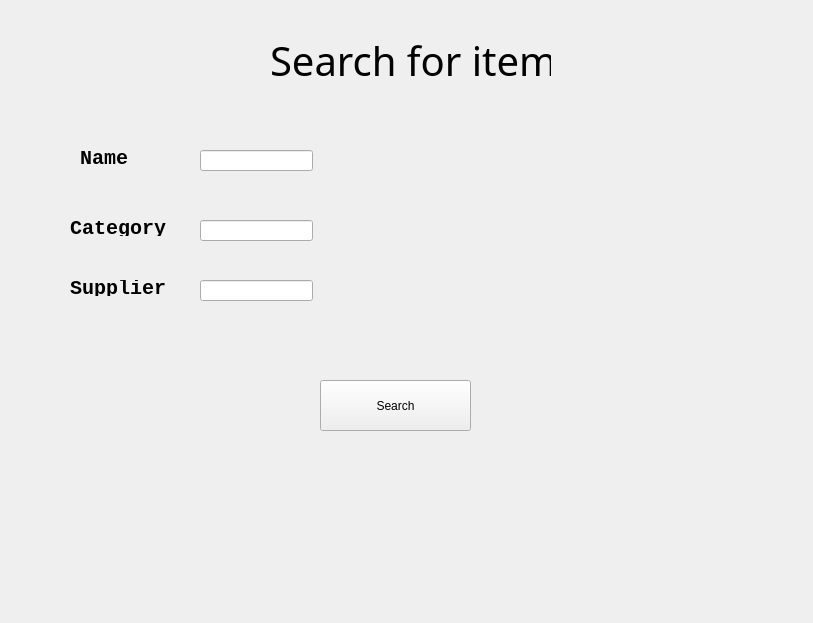
<?xml version="1.0" encoding="UTF-8"?>
<ui version="4.0">
 <class>search</class>
 <widget class="QWidget" name="search">
  <property name="geometry">
   <rect>
    <x>0</x>
    <y>0</y>
    <width>813</width>
    <height>623</height>
   </rect>
  </property>
  <property name="windowTitle">
   <string>Form</string>
  </property>
  <widget class="QLineEdit" name="lineEdit_supplier">
   <property name="geometry">
    <rect>
     <x>200</x>
     <y>280</y>
     <width>113</width>
     <height>21</height>
    </rect>
   </property>
   <property name="echoMode">
    <enum>QLineEdit::EchoMode::Normal</enum>
   </property>
  </widget>
  <widget class="QLabel" name="additempage">
   <property name="geometry">
    <rect>
     <x>270</x>
     <y>30</y>
     <width>281</width>
     <height>61</height>
    </rect>
   </property>
   <property name="font">
    <font>
     <family>Futura</family>
     <pointsize>30</pointsize>
     <italic>false</italic>
    </font>
   </property>
   <property name="text">
    <string>Search for item</string>
   </property>
  </widget>
  <widget class="QPushButton" name="additemButton">
   <property name="geometry">
    <rect>
     <x>320</x>
     <y>380</y>
     <width>151</width>
     <height>51</height>
    </rect>
   </property>
   <property name="text">
    <string>Search</string>
   </property>
  </widget>
  <widget class="QLineEdit" name="lineEdit_category">
   <property name="geometry">
    <rect>
     <x>200</x>
     <y>220</y>
     <width>113</width>
     <height>21</height>
    </rect>
   </property>
   <property name="echoMode">
    <enum>QLineEdit::EchoMode::Normal</enum>
   </property>
  </widget>
  <widget class="QLabel" name="label_quantityError">
   <property name="geometry">
    <rect>
     <x>70</x>
     <y>310</y>
     <width>481</width>
     <height>41</height>
    </rect>
   </property>
   <property name="text">
    <string/>
   </property>
   <property name="wordWrap">
    <bool>true</bool>
   </property>
  </widget>
  <widget class="QLabel" name="label_supplier">
   <property name="geometry">
    <rect>
     <x>70</x>
     <y>280</y>
     <width>111</width>
     <height>16</height>
    </rect>
   </property>
   <property name="font">
    <font>
     <family>Lucida Console</family>
     <pointsize>15</pointsize>
     <bold>true</bold>
    </font>
   </property>
   <property name="text">
    <string>Supplier</string>
   </property>
  </widget>
  <widget class="QLineEdit" name="lineEdit_name">
   <property name="geometry">
    <rect>
     <x>200</x>
     <y>150</y>
     <width>113</width>
     <height>21</height>
    </rect>
   </property>
  </widget>
  <widget class="QLabel" name="label_name">
   <property name="geometry">
    <rect>
     <x>80</x>
     <y>150</y>
     <width>61</width>
     <height>16</height>
    </rect>
   </property>
   <property name="font">
    <font>
     <family>Lucida Console</family>
     <pointsize>15</pointsize>
     <bold>true</bold>
    </font>
   </property>
   <property name="text">
    <string>Name</string>
   </property>
  </widget>
  <widget class="QLabel" name="label_category">
   <property name="geometry">
    <rect>
     <x>70</x>
     <y>220</y>
     <width>111</width>
     <height>16</height>
    </rect>
   </property>
   <property name="font">
    <font>
     <family>Lucida Console</family>
     <pointsize>15</pointsize>
     <bold>true</bold>
    </font>
   </property>
   <property name="text">
    <string>Category</string>
   </property>
  </widget>
 </widget>
 <resources/>
 <connections/>
</ui>
